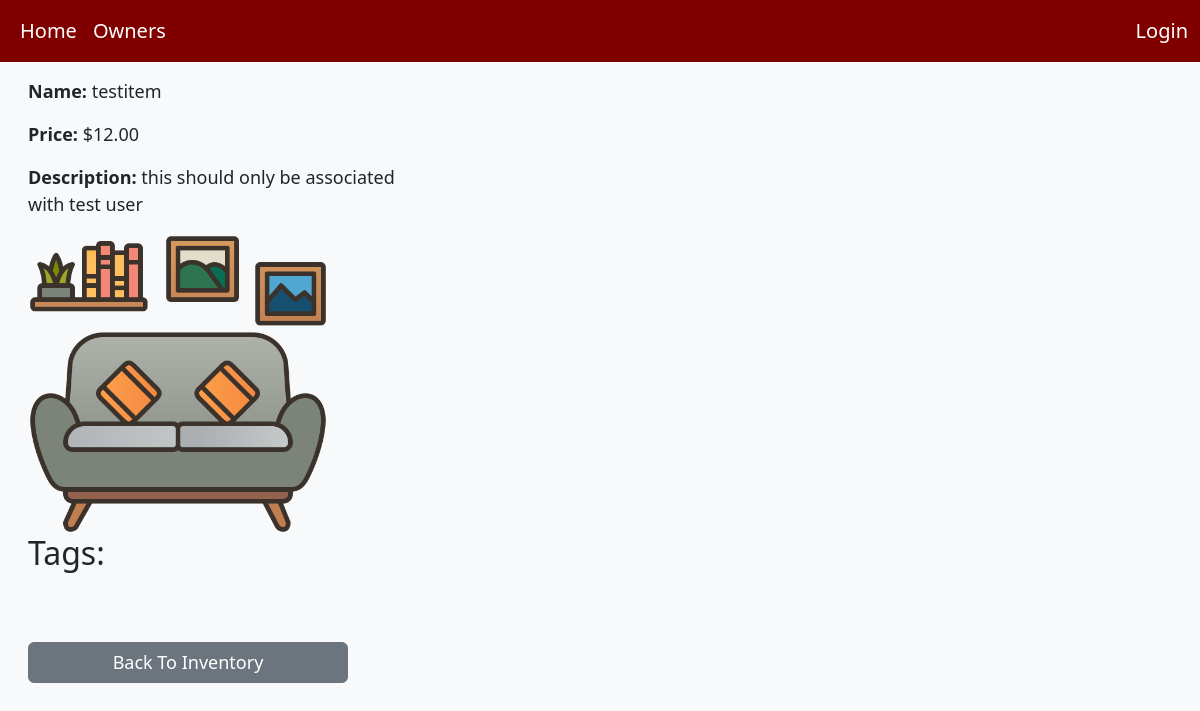
Before: /items/10 with the older database file.
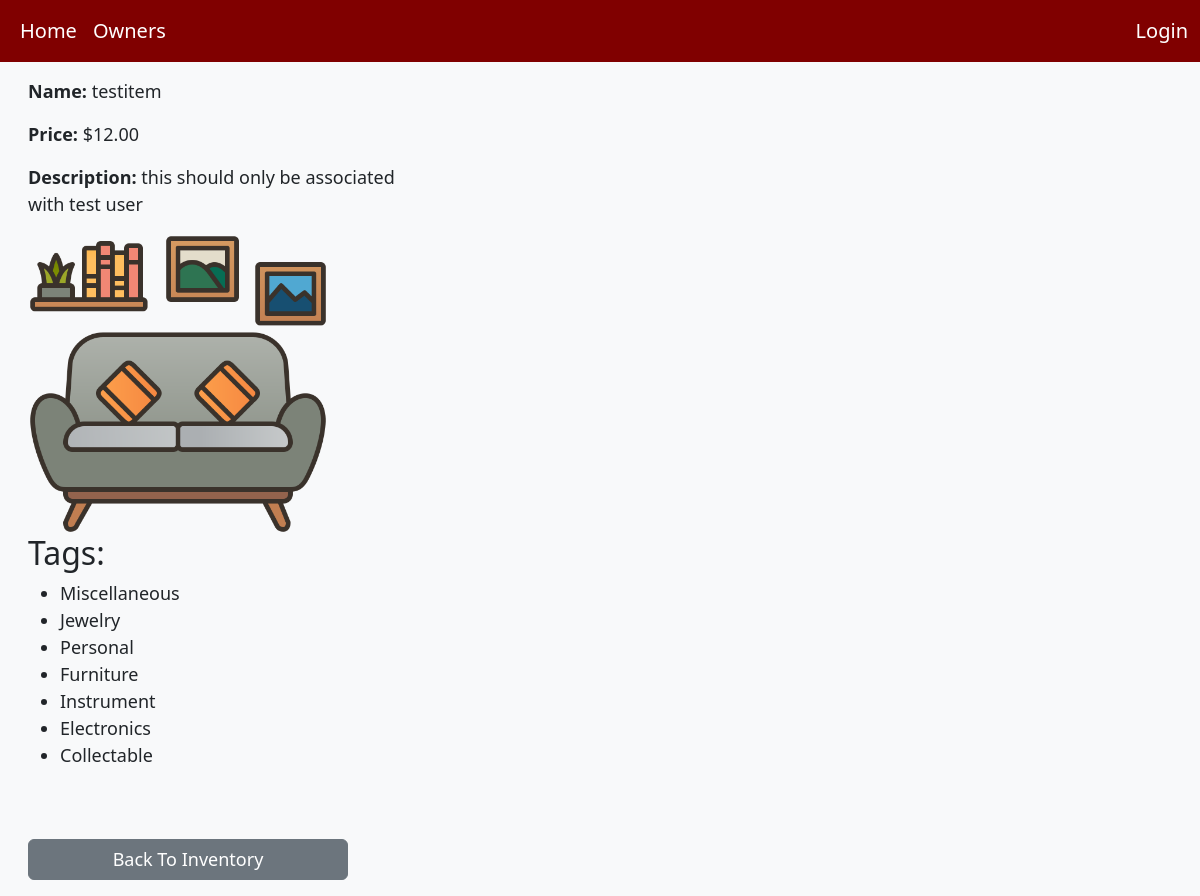
After: the same page with the newer database file.
### inventory_app/models.py (models this page shows, shortened)
class Item(models.Model):
    name = models.CharField(max_length = 200)
    description = models.TextField(blank=True)
    serial_number = models.CharField(max_length=100, blank=True)
    price = models.DecimalField(max_digits=10, decimal_places=2)
    image = models.ImageField(upload_to='uploads/', null=True, blank=True)
    inventory = models.ForeignKey(Inventory, on_delete=models.CASCADE, null=True)
    tag = models.ManyToManyField(to=Tag)

class Tag(models.Model):
    name = models.CharField(max_length=100, unique=True)

### inventory_app/views.py (the view)
# urls.py: path('items/<int:pk>', views.ItemDetailView.as_view(), name='item-detail'),
class ItemDetailView(generic.DetailView):
    model = Item

### inventory_app/templates/inventory_app/item_detail.html (shortened to what this page needs)
{% extends 'inventory_app/base_template.html' %}
{% block content %}
<body class="bg-light">
<div class="container-fluid mx-3 my-3 bg-light" style="max-width: 400px; font-size: 18px">
    <p><strong>Name: </strong> {{ item.name }}</p>
    <p><strong>Price: </strong> ${{ item.price }}</p>
    {% if item.description %}
        <p><strong>Description: </strong> {{ item.description }}</p>
    {% endif %}
    {% if item.image %}
        <img src="{{ item.image.url }}" width=300>
    {% endif %}
    <h2>Tags:</h2>
    <ul>
        {% for tag in item.tag.all %}
            <li>{{ tag.name }}</li>
        {% endfor %}
    </ul>
    <br>
    <br>
    <a class="btn btn-secondary" style="width: 320px; font-size: 18px" href="{% url 'inventory-detail' item.inventory.id %}" role="button">Back To Inventory</a>
</div>
</body>
{% endblock %}

### inventory_app/templates/inventory_app/base_template.html (shortened to what this page needs)
{% load static %}
<!DOCTYPE html>
<html lang="en">
<head>
{% load bootstrap5 %}
{% bootstrap_css %}
</head>
<body>
<nav class="navbar navbar-expand-md navbar-dark" style="background-color: #800000;">
    <div class="container-fluid">
        <div class="collapse navbar-collapse" id="navbarNav">
            <ul class="navbar-nav">
                <li class="nav-item">
                    <a class="nav-link text-white" style="font-size: 20px;" href="{% url 'index' %}" aria-label="Visit the homepage">Home</a>
                </li>
                <li>
                    {% if not request.user.is_authenticated %}
                        <a class="nav-link text-white" style="font-size: 20px;" href="{% url 'owners' %}" aria-label="View list of owners">Owners</a>
                    {% endif %}
                </li>
            </ul>
        </div>
        {% if request.user.is_authenticated %}
            <span style="color: white;" >Welcome, {{request.user}}</span>
            <span><a class="nav-link text-white" style="font-size: 20px;" href="{% url 'logout' %}">Logout</a></span>
        {% else %}
            {% if request.path != '/accounts/login/' %}
                <span><a class="nav-link text-white" style="font-size: 20px;" href="{% url 'login' %}">Login</a></span>
            {% endif %}
        {% endif %}
    </div>
 </nav>
{% block content %}
{% endblock %}
</body>
</html>

Changed rows visible on the page:
added Tag: name "Miscellaneous"
added Tag: name "Jewelry"
added Tag: name "Personal"
added Tag: name "Furniture"
added Tag: name "Instrument"
added Tag: name "Electronics"
added Tag: name "Collectable"
